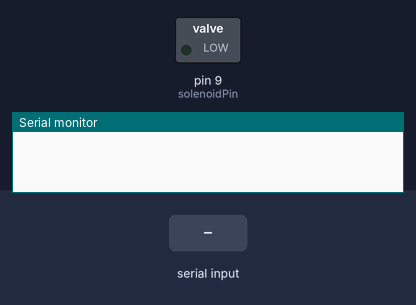
This sketch was run on a simulated Arduino Uno, built with avr-gcc and run on an emulated ATmega328P. Shown: switched loads named in the sketch (green lamp = pin HIGH), the last lines printed to the serial monitor. Inputs (shaded band) come from the test bench.

Above: at 1.2 s.
1.3 s: "1\n" received over Serial
At 1.4 s:
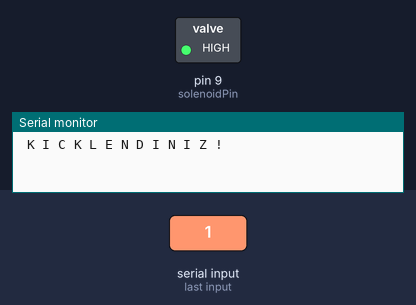
Timing chart, 0 to 4.3 s (numbered marks = the images above; inputs shaded):
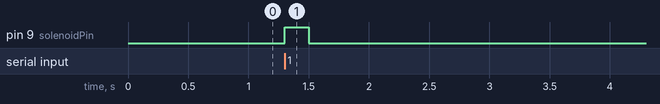

Measured:
- after the input at 1.3 s, pin 9 (solenoidPin): LOW → HIGH at once, → LOW 0.20 s later

The sketch:

sketch_mar02aKICKERveARDveRp.ino
```cpp
int solenoidPin = 9;                    //This is the output pin on the Arduino
int r = 1;
void setup()
{
  Serial.begin(9600);
  pinMode(solenoidPin, OUTPUT);          //Sets that pin as an output
}

void loop()
{
  if(Serial.available()){
    r = r * (Serial.read() - '0');
    if(r==1)
    { Serial.println(" K I C K L E N D I N I Z !");
      digitalWrite(solenoidPin, HIGH);      //Switch Solenoid ON
      delay(200);                          //Wait 1 Second
      digitalWrite(solenoidPin, LOW);       //Switch Solenoid OFF
      delay(1000);
    }//Wait 1 Second
  }
}
```
